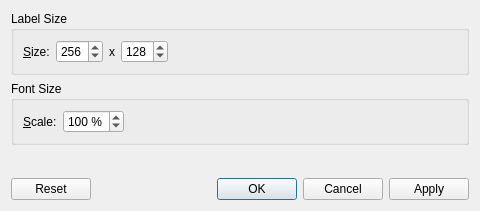
<?xml version="1.0" encoding="UTF-8"?>
<ui version="4.0">
 <class>LabelFloatItemConfigWidget</class>
 <widget class="QDialog" name="LabelFloatItemConfigWidget">
  <property name="geometry">
   <rect>
    <x>0</x>
    <y>0</y>
    <width>480</width>
    <height>211</height>
   </rect>
  </property>
  <property name="windowTitle">
   <string>Help Label Configuration</string>
  </property>
  <layout class="QVBoxLayout" name="verticalLayout">
   <item>
    <widget class="QGroupBox" name="groupBox">
     <property name="title">
      <string>Label Size</string>
     </property>
     <layout class="QHBoxLayout" name="horizontalLayout">
      <item>
       <widget class="QLabel" name="label">
        <property name="text">
         <string>&amp;Size:</string>
        </property>
        <property name="buddy">
         <cstring>m_widthBox</cstring>
        </property>
       </widget>
      </item>
      <item>
       <widget class="QSpinBox" name="m_widthBox">
        <property name="minimum">
         <number>32</number>
        </property>
        <property name="maximum">
         <number>512</number>
        </property>
        <property name="singleStep">
         <number>1</number>
        </property>
        <property name="value">
         <number>256</number>
        </property>
       </widget>
      </item>
      <item>
       <widget class="QLabel" name="label_2">
        <property name="text">
         <string>x</string>
        </property>
       </widget>
      </item>
      <item>
       <widget class="QSpinBox" name="m_heightBox">
        <property name="minimum">
         <number>16</number>
        </property>
        <property name="maximum">
         <number>256</number>
        </property>
        <property name="value">
         <number>128</number>
        </property>
       </widget>
      </item>
      <item>
       <spacer name="horizontalSpacer">
        <property name="orientation">
         <enum>Qt::Horizontal</enum>
        </property>
        <property name="sizeHint" stdset="0">
         <size>
          <width>234</width>
          <height>20</height>
         </size>
        </property>
       </spacer>
      </item>
     </layout>
    </widget>
   </item>
   <item>
    <widget class="QGroupBox" name="groupBox_2">
     <property name="title">
      <string>Font Size</string>
     </property>
     <layout class="QHBoxLayout" name="horizontalLayout_2">
      <item>
       <widget class="QLabel" name="labelFontSize">
        <property name="text">
         <string>&amp;Scale:</string>
        </property>
        <property name="buddy">
         <cstring>m_spinBoxFontSize</cstring>
        </property>
       </widget>
      </item>
      <item>
       <widget class="QSpinBox" name="m_spinBoxFontSize">
        <property name="suffix">
         <string> %</string>
        </property>
        <property name="minimum">
         <number>20</number>
        </property>
        <property name="maximum">
         <number>300</number>
        </property>
        <property name="singleStep">
         <number>10</number>
        </property>
        <property name="value">
         <number>100</number>
        </property>
       </widget>
      </item>
      <item>
       <spacer name="horizontalSpacer_2">
        <property name="orientation">
         <enum>Qt::Horizontal</enum>
        </property>
        <property name="sizeHint" stdset="0">
         <size>
          <width>40</width>
          <height>20</height>
         </size>
        </property>
       </spacer>
      </item>
     </layout>
    </widget>
   </item>
   <item>
    <spacer name="verticalSpacer">
     <property name="orientation">
      <enum>Qt::Vertical</enum>
     </property>
     <property name="sizeHint" stdset="0">
      <size>
       <width>20</width>
       <height>40</height>
      </size>
     </property>
    </spacer>
   </item>
   <item>
    <widget class="QDialogButtonBox" name="m_buttonBox">
     <property name="orientation">
      <enum>Qt::Horizontal</enum>
     </property>
     <property name="standardButtons">
      <set>QDialogButtonBox::Apply|QDialogButtonBox::Cancel|QDialogButtonBox::Ok|QDialogButtonBox::Reset</set>
     </property>
    </widget>
   </item>
  </layout>
 </widget>
 <tabstops>
  <tabstop>m_widthBox</tabstop>
  <tabstop>m_heightBox</tabstop>
  <tabstop>m_spinBoxFontSize</tabstop>
 </tabstops>
 <resources/>
 <connections>
  <connection>
   <sender>m_buttonBox</sender>
   <signal>accepted()</signal>
   <receiver>LabelFloatItemConfigWidget</receiver>
   <slot>accept()</slot>
   <hints>
    <hint type="sourcelabel">
     <x>248</x>
     <y>254</y>
    </hint>
    <hint type="destinationlabel">
     <x>157</x>
     <y>274</y>
    </hint>
   </hints>
  </connection>
  <connection>
   <sender>m_buttonBox</sender>
   <signal>rejected()</signal>
   <receiver>LabelFloatItemConfigWidget</receiver>
   <slot>reject()</slot>
   <hints>
    <hint type="sourcelabel">
     <x>316</x>
     <y>260</y>
    </hint>
    <hint type="destinationlabel">
     <x>286</x>
     <y>274</y>
    </hint>
   </hints>
  </connection>
 </connections>
</ui>
